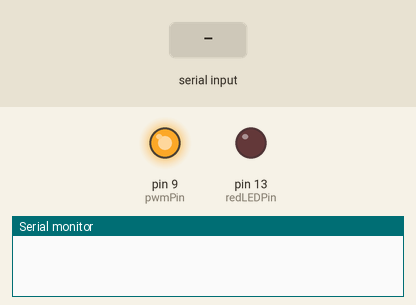
This sketch was run on a simulated Arduino Uno, built with avr-gcc and run on an emulated ATmega328P. Shown: output pins drawn as LEDs (lit = HIGH), the last lines printed to the serial monitor. Inputs (shaded band) come from the test bench.

Above: at 1.2 s.
1.3 s: ";\n" received over Serial
At 1.9 s:
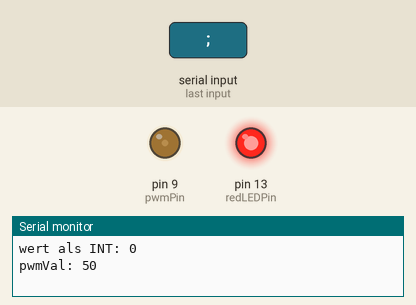
2.8 s: "90;45\n" received over Serial
At 3.1 s:
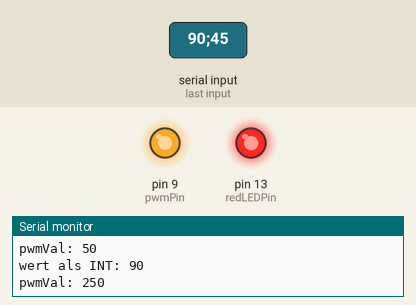
4.3 s: byte 59 (';') received over Serial
At 5.3 s:
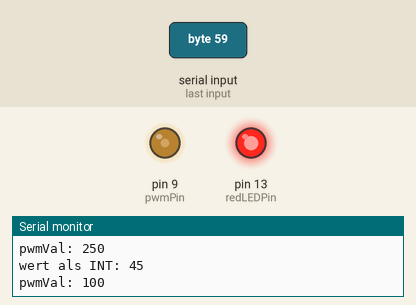
5.8 s: "30;150\n" received over Serial
At 6.6 s:
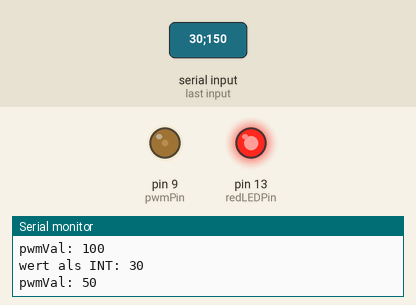
Timing chart, 0 to 8.3 s (numbered marks = the images above; inputs shaded):
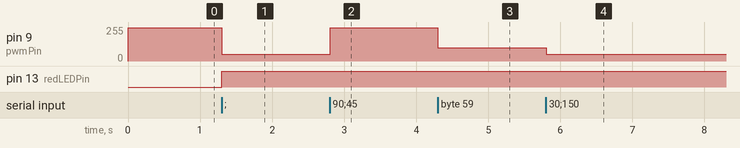

The sketch:

arduino_FanSpeed.ino
```cpp
int pwmPin = 9;      //digital pin 9
int redLEDPin = 13;  //  PIN für die rote LED
int redLED = 0;      //  Der Wert für dir Leuchtkraft der LED, Werte von 0-255
int pwmVal = 250;
unsigned long time;
unsigned int rpm;
int bindex,dindex=0;
String inputString = "";
String coretmp = "";
int coretmpInt = 0;

boolean NewData = false;  // update Lcd flag


void setup()
{
 pinMode(pwmPin, OUTPUT);   // sets the pin as output
 Serial.begin(9600);
 inputString.reserve(200);
}

void loop(){
  if(NewData){
    Serial.print("wert als INT: ");
    Serial.print(coretmpInt);
    Serial.print("\n");

    if(coretmpInt < 43) {
      pwmVal = 50;
    }else if ((coretmpInt > 42) && (coretmpInt < 49)) {
      pwmVal = 100;
    }else if ((coretmpInt > 48) && (coretmpInt < 55)) {
      pwmVal = 150;
    }else if ((coretmpInt > 54) && (coretmpInt < 61)) {
      pwmVal = 200;
    }else if (coretmpInt > 60) {
      pwmVal = 250;
    }else {
      pwmVal = 250;
    }

    if (pwmVal != 255) {
      //pwmVal += 10;
      Serial.print("pwmVal: ");
      Serial.print(pwmVal);  // Print PWM value
      Serial.print("\n");
    } else {
      Serial.print("pwmVal: ");
      Serial.print(pwmVal);  // Print PWM value
      Serial.print("\n");
    }
    inputString = "";
    NewData = false;
  }
  analogWrite(redLEDPin, redLED);  //  Sendet den analogen Wert an den PIN
  analogWrite(pwmPin, pwmVal);

}

int b[4];// b #0

void serialEvent() {

  b[0] = 0;
    // clear the string:
  while (Serial.available()) {
  redLED = 255;
    // get the new byte:
    char inChar = (char)Serial.read();
    // add it to the inputString:
    inputString += inChar;
//    Serial.println(inputString);
    // if the incoming character is a newline, set the flag
    // so the main loop can do something about it:
    // update the strings to input.
    if (inChar == ';') {
      b[1] = inputString.indexOf(';');
      coretmp = inputString.substring(b[0],b[1]);
      coretmpInt = inputString.toInt();
      NewData = true;
    }
 //    Serial.println(NewData);

  }

}
```

Measured:
- after the input at 1.3 s, pin 9 (pwmPin): 250/255 → 50/255 at once; pin 13 (redLEDPin): LOW → HIGH at once
- after the input at 2.8 s, pin 9 (pwmPin): 50/255 → 250/255 at once
- after the input at 4.3 s, pin 9 (pwmPin): 250/255 → 100/255 at once
- after the input at 5.8 s, pin 9 (pwmPin): 100/255 → 50/255 at once
